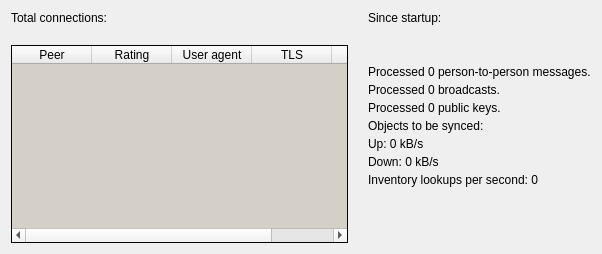
<?xml version="1.0" encoding="UTF-8"?>
<ui version="4.0">
 <class>networkstatus</class>
 <widget class="QWidget" name="networkstatus">
  <property name="geometry">
   <rect>
    <x>0</x>
    <y>0</y>
    <width>602</width>
    <height>254</height>
   </rect>
  </property>
  <property name="sizePolicy">
   <sizepolicy hsizetype="MinimumExpanding" vsizetype="MinimumExpanding">
    <horstretch>0</horstretch>
    <verstretch>0</verstretch>
   </sizepolicy>
  </property>
  <layout class="QHBoxLayout" name="horizontalLayout_3">
   <item>
    <layout class="QHBoxLayout" name="horizontalLayout_2" stretch="1,0">
     <property name="spacing">
      <number>20</number>
     </property>
     <property name="sizeConstraint">
      <enum>QLayout::SetNoConstraint</enum>
     </property>
     <item>
      <layout class="QVBoxLayout" name="verticalLayout_5">
       <property name="spacing">
        <number>20</number>
       </property>
       <property name="sizeConstraint">
        <enum>QLayout::SetMinimumSize</enum>
       </property>
       <item>
        <widget class="QLabel" name="labelTotalConnections">
         <property name="text">
          <string>Total connections:</string>
         </property>
        </widget>
       </item>
       <item>
        <widget class="STableWidget" name="tableWidgetConnectionCount">
         <property name="palette">
          <palette>
           <active>
            <colorrole role="Base">
             <brush brushstyle="SolidPattern">
              <color alpha="255">
               <red>212</red>
               <green>208</green>
               <blue>200</blue>
              </color>
             </brush>
            </colorrole>
           </active>
           <inactive>
            <colorrole role="Base">
             <brush brushstyle="SolidPattern">
              <color alpha="255">
               <red>212</red>
               <green>208</green>
               <blue>200</blue>
              </color>
             </brush>
            </colorrole>
           </inactive>
           <disabled>
            <colorrole role="Base">
             <brush brushstyle="SolidPattern">
              <color alpha="255">
               <red>212</red>
               <green>208</green>
               <blue>200</blue>
              </color>
             </brush>
            </colorrole>
           </disabled>
          </palette>
         </property>
         <property name="frameShape">
          <enum>QFrame::Box</enum>
         </property>
         <property name="frameShadow">
          <enum>QFrame::Plain</enum>
         </property>
         <property name="editTriggers">
          <set>QAbstractItemView::NoEditTriggers</set>
         </property>
         <property name="showDropIndicator" stdset="0">
          <bool>false</bool>
         </property>
         <property name="alternatingRowColors">
          <bool>false</bool>
         </property>
         <property name="selectionMode">
          <enum>QAbstractItemView::NoSelection</enum>
         </property>
         <property name="sortingEnabled">
          <bool>true</bool>
         </property>
         <attribute name="horizontalHeaderCascadingSectionResizes">
          <bool>true</bool>
         </attribute>
         <attribute name="horizontalHeaderDefaultSectionSize">
          <number>80</number>
         </attribute>
         <attribute name="horizontalHeaderHighlightSections">
          <bool>false</bool>
         </attribute>
         <attribute name="horizontalHeaderStretchLastSection">
          <bool>true</bool>
         </attribute>
         <attribute name="verticalHeaderVisible">
          <bool>false</bool>
         </attribute>
         <column>
          <property name="text">
           <string>Peer</string>
          </property>
          <property name="toolTip">
           <string>IP address or hostname</string>
          </property>
         </column>
         <column>
          <property name="text">
           <string>Rating</string>
          </property>
          <property name="toolTip">
           <string>PyBitmessage tracks the success rate of connection attempts to individual nodes. The rating ranges from -1 to 1 and affects the likelihood of selecting the node in the future</string>
          </property>
         </column>
         <column>
          <property name="text">
           <string>User agent</string>
          </property>
          <property name="toolTip">
           <string>Peer's self-reported software</string>
          </property>
         </column>
         <column>
          <property name="text">
           <string>TLS</string>
          </property>
          <property name="toolTip">
           <string>Connection encryption</string>
          </property>
         </column>
         <column>
          <property name="text">
           <string>Stream #</string>
          </property>
          <property name="toolTip">
           <string>List of streams negotiated between you and the peer</string>
          </property>
         </column>
        </widget>
       </item>
      </layout>
     </item>
     <item>
      <layout class="QVBoxLayout" name="verticalLayout_6">
       <property name="spacing">
        <number>4</number>
       </property>
       <property name="sizeConstraint">
        <enum>QLayout::SetNoConstraint</enum>
       </property>
       <item>
        <widget class="QLabel" name="labelStartupTime">
         <property name="sizePolicy">
          <sizepolicy hsizetype="Expanding" vsizetype="Maximum">
           <horstretch>0</horstretch>
           <verstretch>9</verstretch>
          </sizepolicy>
         </property>
         <property name="minimumSize">
          <size>
           <width>0</width>
           <height>50</height>
          </size>
         </property>
         <property name="text">
          <string notr="true">Since startup:</string>
         </property>
         <property name="alignment">
          <set>Qt::AlignLeading|Qt::AlignLeft|Qt::AlignTop</set>
         </property>
        </widget>
       </item>
       <item>
        <widget class="QLabel" name="labelMessageCount">
         <property name="sizePolicy">
          <sizepolicy hsizetype="Expanding" vsizetype="Maximum">
           <horstretch>0</horstretch>
           <verstretch>0</verstretch>
          </sizepolicy>
         </property>
         <property name="text">
          <string>Processed 0 person-to-person messages.</string>
         </property>
         <property name="margin">
          <number>0</number>
         </property>
        </widget>
       </item>
       <item>
        <widget class="QLabel" name="labelBroadcastCount">
         <property name="sizePolicy">
          <sizepolicy hsizetype="Expanding" vsizetype="Maximum">
           <horstretch>0</horstretch>
           <verstretch>0</verstretch>
          </sizepolicy>
         </property>
         <property name="text">
          <string>Processed 0 broadcasts.</string>
         </property>
        </widget>
       </item>
       <item>
        <widget class="QLabel" name="labelPubkeyCount">
         <property name="sizePolicy">
          <sizepolicy hsizetype="Expanding" vsizetype="Maximum">
           <horstretch>0</horstretch>
           <verstretch>0</verstretch>
          </sizepolicy>
         </property>
         <property name="text">
          <string>Processed 0 public keys.</string>
         </property>
        </widget>
       </item>
       <item>
        <widget class="QLabel" name="labelSyncStatus">
         <property name="sizePolicy">
          <sizepolicy hsizetype="Expanding" vsizetype="Maximum">
           <horstretch>0</horstretch>
           <verstretch>0</verstretch>
          </sizepolicy>
         </property>
         <property name="text">
          <string>Objects to be synced:</string>
         </property>
        </widget>
       </item>
       <item>
        <widget class="QLabel" name="labelBytesSentCount">
         <property name="sizePolicy">
          <sizepolicy hsizetype="Expanding" vsizetype="Maximum">
           <horstretch>0</horstretch>
           <verstretch>0</verstretch>
          </sizepolicy>
         </property>
         <property name="text">
          <string>Up: 0 kB/s</string>
         </property>
        </widget>
       </item>
       <item>
        <widget class="QLabel" name="labelBytesRecvCount">
         <property name="sizePolicy">
          <sizepolicy hsizetype="Expanding" vsizetype="Maximum">
           <horstretch>0</horstretch>
           <verstretch>0</verstretch>
          </sizepolicy>
         </property>
         <property name="text">
          <string>Down: 0 kB/s</string>
         </property>
        </widget>
       </item>
       <item>
        <widget class="QLabel" name="labelLookupsPerSecond">
         <property name="sizePolicy">
          <sizepolicy hsizetype="Expanding" vsizetype="Expanding">
           <horstretch>0</horstretch>
           <verstretch>0</verstretch>
          </sizepolicy>
         </property>
         <property name="text">
          <string>Inventory lookups per second: 0</string>
         </property>
         <property name="alignment">
          <set>Qt::AlignLeading|Qt::AlignLeft|Qt::AlignTop</set>
         </property>
        </widget>
       </item>
      </layout>
     </item>
    </layout>
   </item>
  </layout>
 </widget>
 <customwidgets>
  <customwidget>
   <class>STableWidget</class>
   <extends>QTableWidget</extends>
   <header>bitmessageqt/settingsmixin.h</header>
  </customwidget>
 </customwidgets>
 <resources>
  <include location="bitmessage_icons.qrc"/>
 </resources>
 <connections/>
</ui>
